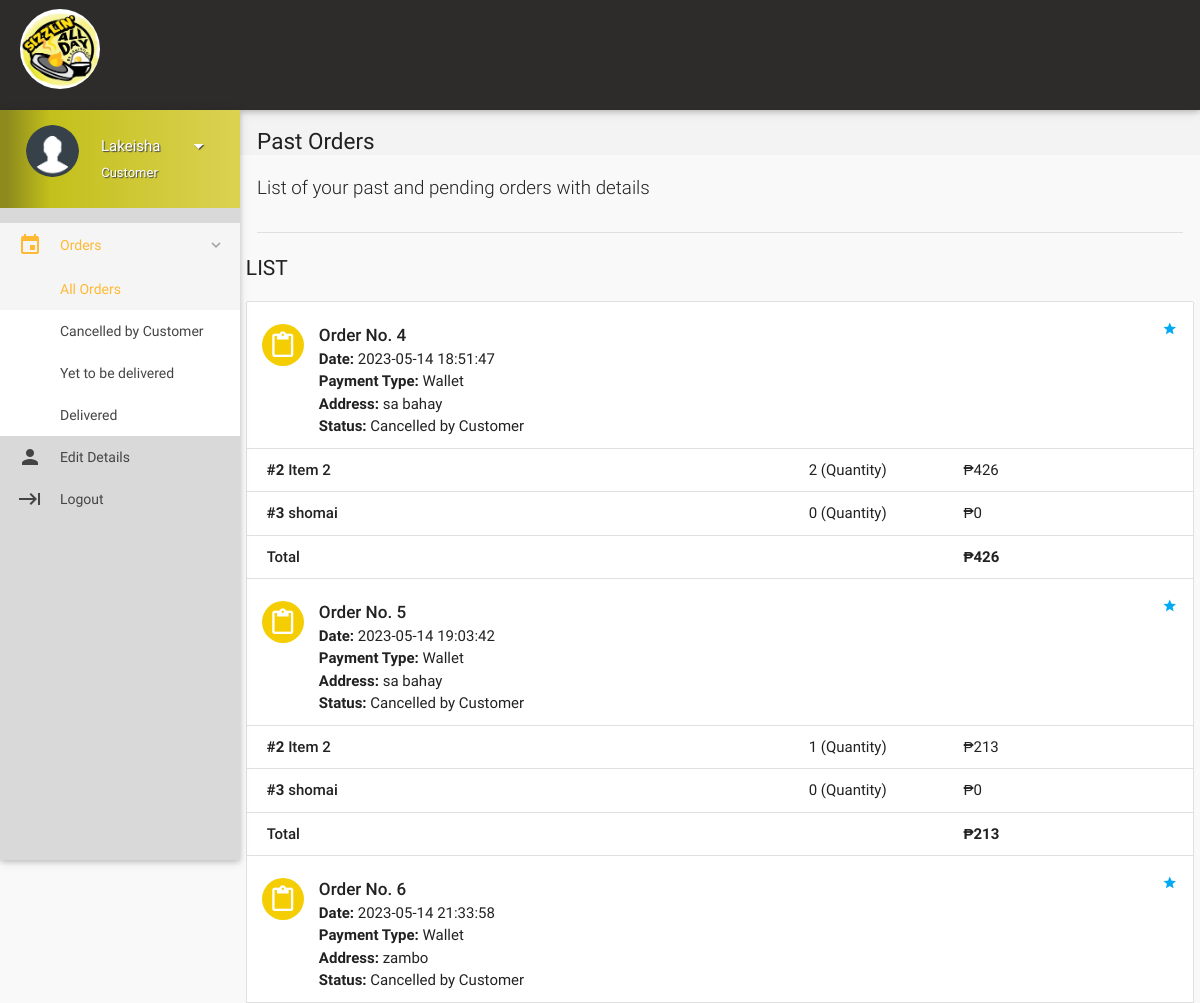
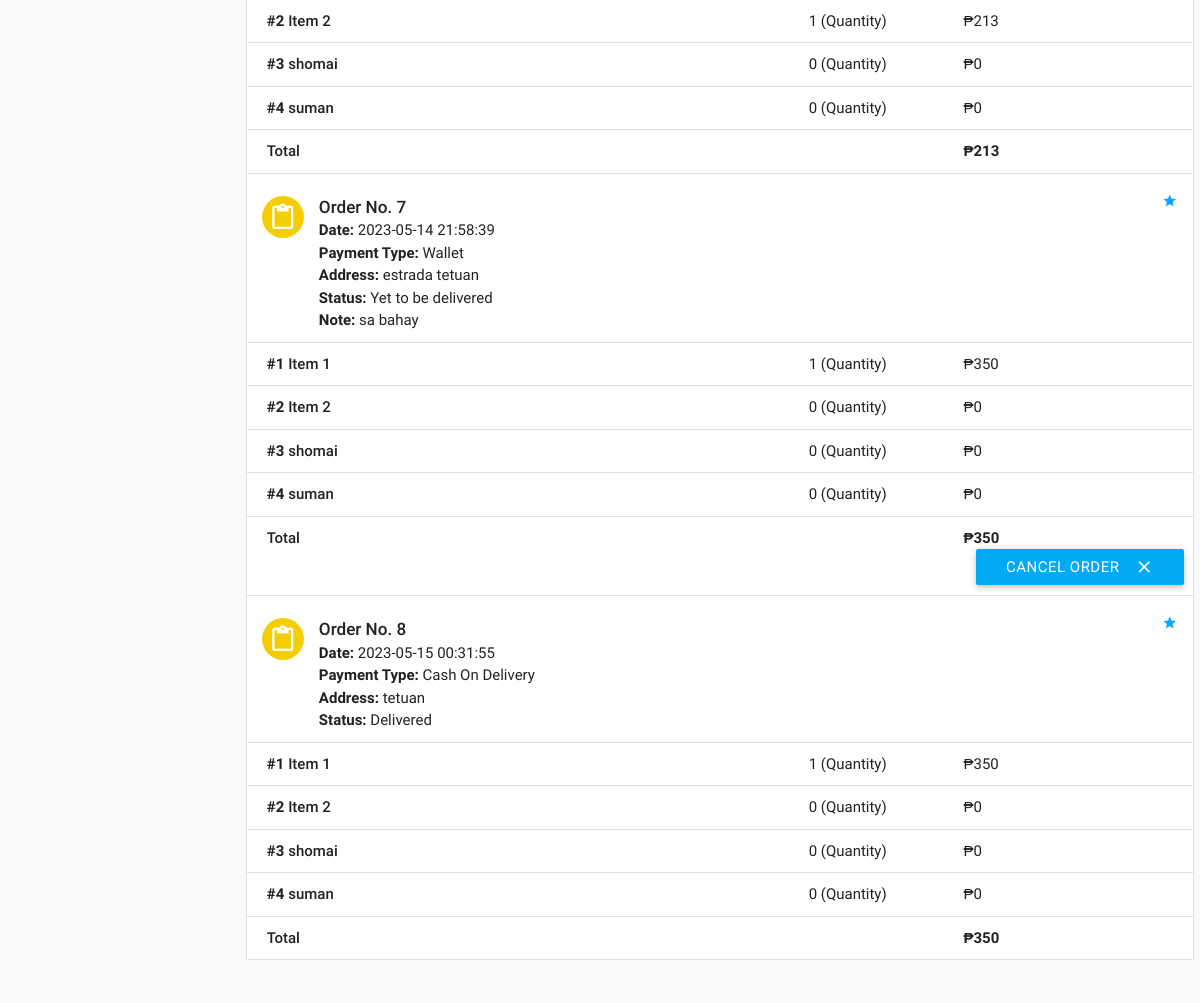
Page /Website/orders.php (signed in) on the committed database (2 pictures, top to bottom).
### tables this page shows
CREATE TABLE `orders` (
  `id` int(11) NOT NULL,
  `customer_id` int(11) NOT NULL,
  `address` varchar(300) NOT NULL,
  `description` varchar(300) NOT NULL,
  `date` datetime NOT NULL DEFAULT current_timestamp(),
  `payment_type` varchar(16) NOT NULL DEFAULT 'Wallet',
  `total` int(11) NOT NULL,
  `status` varchar(25) NOT NULL DEFAULT 'Yet to be delivered',
  `deleted` tinyint(4) NOT NULL DEFAULT 0
);

CREATE TABLE `order_details` (
  `id` int(11) NOT NULL,
  `order_id` int(11) NOT NULL,
  `item_id` int(11) NOT NULL,
  `quantity` int(11) NOT NULL,
  `price` int(11) NOT NULL
);

CREATE TABLE `items` (
  `id` int(11) NOT NULL,
  `name` varchar(20) NOT NULL,
  `price` int(11) NOT NULL,
  `deleted` tinyint(4) NOT NULL DEFAULT 0
);

### Website/includes/connect.php (called while the page is built, shortened)
<?php
if(isset($_SESSION['name']))
$name = $_SESSION['name'];
if(isset($_SESSION['role']))
$role = $_SESSION['role'];
?>

### Website/includes/wallet.php (called while the page is built, shortened)
<?php
$user_id=$_SESSION['user_id'];
?>

### Website/orders.php (the view, shortened to what this page needs)
<?php
include 'includes/connect.php';
include 'includes/wallet.php';
	if($_SESSION['customer_sid']==session_id())
	{
		?>
<!DOCTYPE html>
<html lang="en">
<head>
  <link href="css/materialize.min.css" type="text/css" rel="stylesheet" media="screen,projection">
  <link href="css/style.min.css" type="text/css" rel="stylesheet" media="screen,projection">
  <link href="css/custom/custom.min.css" type="text/css" rel="stylesheet" media="screen,projection">
  <link href="js/plugins/perfect-scrollbar/perfect-scrollbar.css" type="text/css" rel="stylesheet" media="screen,projection">
</head>
<body>
  <header id="header" class="page-topbar">
        <div class="navbar-fixed">
            <nav class="navbar-color">
                <div class="nav-wrapper">
                    <ul class="left">
                    <li><h1 class="logo-wrapper"><a href="index.php" class="brand-logo darken-1"><img src="img/logo.jpg"  alt="Logo" width="80px" height="80px"></a></h1></li>
                    </ul>
                </div>
            </nav>
        </div>
  </header>
  <div id="main">
    <div class="wrapper">
      <aside id="left-sidebar-nav">
        <ul id="slide-out" class="side-nav fixed leftside-navigation">
            <li class="user-details  light-blue darken-2">
            <div class="row">
                <div class="col col s4 m4 l4">
                    <img src="images/userav.png" alt="" class="circle responsive-img valign profile-image">
                </div>
                <div class="col col s8 m8 l8">
                    <a class="btn-flat dropdown-button waves-effect waves-light white-text profile-btn" href="#" data-activates="profile-dropdown"><?php echo $name;?> <i class="mdi-navigation-arrow-drop-down right"></i></a>
                    <p class="user-roal"><?php echo $role;?></p>
                </div>
            </div>
            </li>
                <li class="no-padding">
                    <ul class="collapsible collapsible-accordion">
                        <li class="bold"><a class="collapsible-header waves-effect waves-light-blue active"><i class="mdi-editor-insert-invitation"></i> Orders</a>
                            <div class="collapsible-body">
                                <ul>
								<li class="<?php
								if(!isset($_GET['status'])){
										echo 'active';
									}?>
									"><a href="orders.php">All Orders</a>
                                </li>
								<?php
									$sql = mysqli_query($con, "SELECT DISTINCT status FROM orders  WHERE customer_id = $user_id;;");
									while($row = mysqli_fetch_array($sql)){
                                    echo '<li class='.(isset($_GET['status'])?($status == $_GET['status'] ? 'active' : ''): '').'><a href="orders.php?status='.$row['status'].'">'.$row['status'].'</a>
                                    </li>';
									}
									?>
                                </ul>
                            </div>
                        </li>
                    </ul>
                </li>
            <li class="bold"><a href="details.php" class="waves-effect waves-light-blue"><i class="mdi-social-person"></i> Edit Details</a>
            </li>
            <li class="bold"><a href="router/logout.php" class="waves-effect waves-light-blue"><i class="mdi-hardware-keyboard-tab"></i> Logout</a></li>
        </ul>
        </aside>
      <section id="content">
        <div id="breadcrumbs-wrapper">
          <div class="container">
            <div class="row">
              <div class="col s12 m12 l12">
                <h5 class="breadcrumbs-title">Past Orders</h5>
              </div>
            </div>
          </div>
        </div>
        <div class="container">
          <p class="caption">List of your past and pending orders with details</p>
          <div class="divider"></div>
<div id="work-collections" class="seaction">
					<?php
					if(isset($_GET['status'])){
						$status = $_GET['status'];
					}
					else{
						$status = '%';
					}
					$sql = mysqli_query($con, "SELECT * FROM orders WHERE customer_id = $user_id AND status LIKE '$status';;");
					echo '              <div class="row">
                <div>
                    <h4 class="header">List</h4>
                    <ul id="issues-collection" class="collection">';
					while($row = mysqli_fetch_array($sql))
					{
						$status = $row['status'];
						echo '<li class="collection-item avatar">
                              <i class="mdi-content-content-paste light-blue circle"></i>
                              <span class="collection-header">Order No. '.$row['id'].'</span>
                              <p><strong>Date:</strong> '.$row['date'].'</p>
                              <p><strong>Payment Type:</strong> '.$row['payment_type'].'</p>
							  <p><strong>Address: </strong>'.$row['address'].'</p>
                              <p><strong>Status:</strong> '.($status=='Paused' ? 'Paused <a  data-position="bottom" data-delay="50" data-tooltip="Please contact administrator for further details." class="btn-floating waves-effect waves-light tooltipped  light-blue">    ?</a>' : $status).'</p>
							  '.(!empty($row['description']) ? '<p><strong>Note: </strong>'.$row['description'].'</p>' : '').'
							  <a href="#" class="secondary-content"><i class="mdi-action-grade"></i></a>
                              </li>';
						$order_id = $row['id'];
						$sql1 = mysqli_query($con, "SELECT * FROM order_details WHERE order_id = $order_id;");
						while($row1 = mysqli_fetch_array($sql1))
						{
							$item_id = $row1['item_id'];
							$sql2 = mysqli_query($con, "SELECT * FROM items WHERE id = $item_id;");
							while($row2 = mysqli_fetch_array($sql2)){
								$item_name = $row2['name'];
							}
							echo '<li class="collection-item">
                            <div class="row">
                            <div class="col s7">
                            <p class="collections-title"><strong>#'.$row1['item_id'].'</strong> '.$item_name.'</p>
                            </div>
                            <div class="col s2">
                            <span>'.$row1['quantity'].' (Quantity)</span>
                            </div>
                            <div class="col s3">
                            <span>₱'.$row1['price'].'</span>
                            </div>
                            </div>
                            </li>';
							$id = $row1['order_id'];
						}
								echo'<li class="collection-item">
                                        <div class="row">
                                            <div class="col s7">
                                                <p class="collections-title"> Total</p>
                                            </div>
                                            <div class="col s2">
											<span> </span>
                                            </div>
                                            <div class="col s3">
                                                <span><strong>₱'.$row['total'].'</strong></span>
                                            </div>';
								if(!preg_match('/^Cancelled/', $status)){
									if($status != 'Delivered'){
								echo '<form action="router/cancel-order.php" method="post">
										<input type="hidden" value="'.$id.'" name="id">
										<input type="hidden" value="Cancelled by Customer" name="status">
										<input type="hidden" value="'.$row['payment_type'].'" name="payment_type">
										<button class="btn waves-effect waves-light right submit" type="submit" name="action">Cancel Order
                                              <i class="mdi-content-clear right"></i>
										</button>
										</form>';
								}
								}
								echo'</div></li>';
					}
					?>
					 </ul>
                </div>
              </div>
            </div>
        </div>
      </section>
    </div>
  </div>
</body>
</html>
<?php
	}
?>

### rows in the picture
orders: id "4", date "2023-05-14 18:51:47", payment_type "Wallet", address "sa bahay", status "Cancelled by Customer", total "426"
order_details: item "2", item.name "Item 2", quantity "2", price "426"
order_details: item "3", item.name "shomai", quantity "0", price "0"
orders: id "5", date "2023-05-14 19:03:42", payment_type "Wallet", address "sa bahay", status "Cancelled by Customer", total "213"
order_details: item "2", item.name "Item 2", quantity "1", price "213"
order_details: item "3", item.name "shomai", quantity "0", price "0"
orders: id "6", date "2023-05-14 21:33:58", payment_type "Wallet", address "zambo", status "Cancelled by Customer", total "213"
order_details: item "2", item.name "Item 2", quantity "1", price "213"
order_details: item "3", item.name "shomai", quantity "0", price "0"
order_details: item "4", item.name "suman", quantity "0", price "0"
orders: id "7", date "2023-05-14 21:58:39", payment_type "Wallet", address "estrada tetuan", status "Yet to be delivered", description "sa bahay", total "350"
order_details: item "1", item.name "Item 1", quantity "1", price "350"
order_details: item "2", item.name "Item 2", quantity "0", price "0"
order_details: item "3", item.name "shomai", quantity "0", price "0"
order_details: item "4", item.name "suman", quantity "0", price "0"
orders: id "8", date "2023-05-15 00:31:55", payment_type "Cash On Delivery", address "tetuan", status "Delivered", total "350"
order_details: item "1", item.name "Item 1", quantity "1", price "350"
order_details: item "2", item.name "Item 2", quantity "0", price "0"
order_details: item "3", item.name "shomai", quantity "0", price "0"
order_details: item "4", item.name "suman", quantity "0", price "0"

### other values in the picture
$name "Lakeisha"
$role "Customer"
$row['status'] "Cancelled by Customer"
$row['status'] "Yet to be delivered"
$row['status'] "Delivered"
